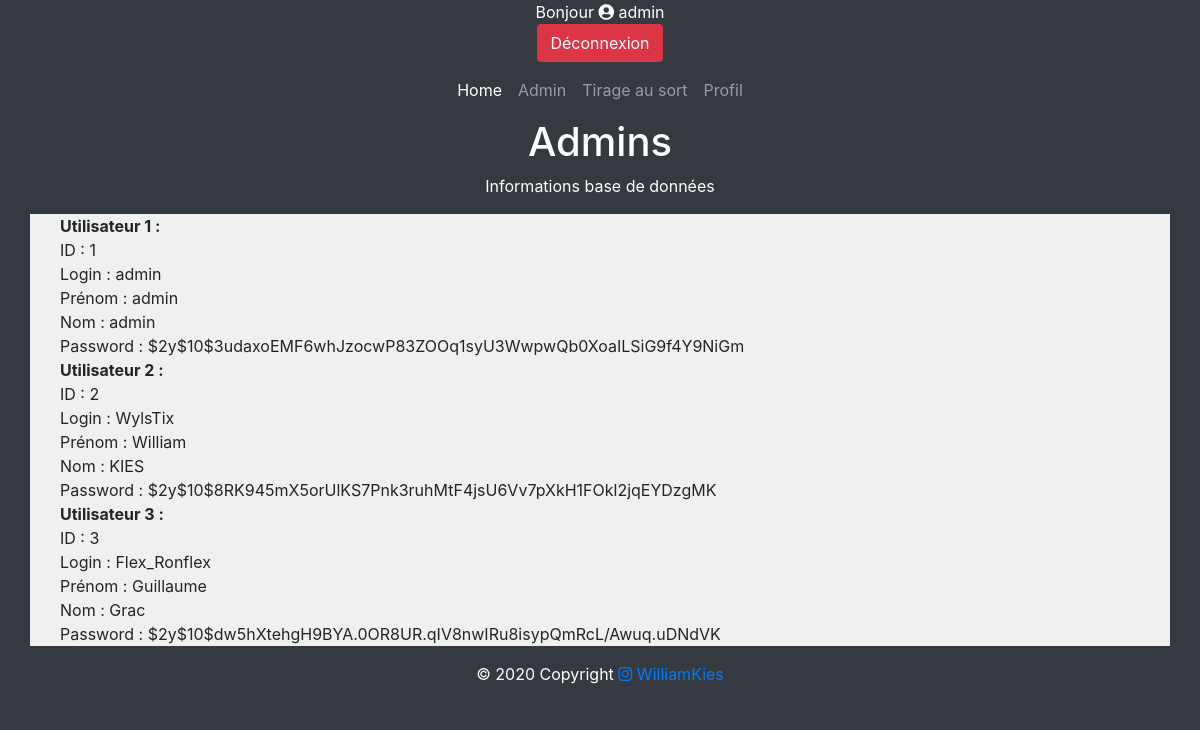
Page /php/admin.php (signed in) on the committed database.
### tables this page shows
CREATE TABLE IF NOT EXISTS `utilisateurs` (
  `id` int(11) NOT NULL AUTO_INCREMENT,
  `login` varchar(255) NOT NULL,
  `prenom` varchar(255) NOT NULL,
  `nom` varchar(255) NOT NULL,
  `password` varchar(255) NOT NULL,
  PRIMARY KEY (`id`)
);

### php/admin.php (the view, shortened to what this page needs)
<?php
$db = mysqli_connect('localhost', 'root', '', 'moduleconnexion');
?>
<!DOCTYPE html>
<html lang="fr">
    <head>
        <link rel="stylesheet" href="../css/bootstrap.min.css">
        <link rel="stylesheet" href="../css/style.css">
        <link rel="stylesheet" href="../css/admin.css">
        <link rel="stylesheet" href="https://cdnjs.cloudflare.com/ajax/libs/font-awesome/5.15.1/css/all.min.css">
    </head>
    <body>
        <header>
            <section class="text-center container-fluid" style="background-color: #343a40; color: #fff;">
                <?php if (isset($_SESSION['id'])){ echo 'Bonjour <i class="fas fa-user-circle"></i> ' . $_SESSION['login'] . '<br /><form method="POST" action="admin.php"><input type="submit" name="logout" value="Déconnexion" class="btn btn-danger"></form>';} ?>
            </section>
            <nav class="navbar navbar-expand-lg navbar-dark bg-dark">
                <section class="container">
                    <section class="collapse navbar-collapse" id="leadUIDemoNav-3">
                        <ul class="navbar-nav mx-auto mt-2 mt-lg-0">
                            <li class="nav-item"><a class="nav-link active" href="../index.php">Home</a></li>
                            <?php
                                if (isset($_SESSION['id'])){
                                    if ($_SESSION['id'] == 1){
                                        echo '<li class="nav-item"><a class="nav-link" href="admin.php">Admin</a></li>';
                                    }
                                }
                            ?>
                            <li class="nav-item"><a class="nav-link" href="sort.php">Tirage au sort</a></li>
                            <li class="nav-item"><a class="nav-link" href="profil.php">Profil</a></li>
                        </ul>
                    </section>
                </section>
            </nav>
        </header>
        <main>
            <article>
                <section class="container-fluid text-center">
                    <h1>Admins</h1>
                    <p>Informations base de données</p>
                    <section class="container text-center" style="background-color: #f0f0f0;">
                        <?php
                            $check_db = mysqli_query($db,"SELECT * FROM utilisateurs");
                            while($db_list = mysqli_fetch_assoc($check_db)){
                                echo '<section class="container table-style"><table><thead><th>Utilisateur ' . $db_list['id'] . ' :</th></thead>';
                                echo '<tbody><tr><td>ID : ' . $db_list['id'] . '</td></tr><tr><td>Login : ' . $db_list['login'] . '</td></tr><tr><td>Prénom : ' . $db_list['prenom'] . '</td></tr><tr><td>Nom : ' . $db_list['nom'] . '</td></tr><tr><td>Password : ' . $db_list['password'] . '</td></tr></tbody></table></section>';
                            }
                        ?>
                    </section>
                </section>
            </article>
        </main>
    <footer class="page-footer font-small">
        <section class="footer-copyright text-center py-3">© 2020 Copyright
            <a href="https://www.instagram.com/william_ksii/" target="_blank"><i class="fab fa-instagram"></i> WilliamKies</a>
        </section>
    </footer>
    </body>
</html>

### css/style.css (style rules this page uses)
* { margin: 0; padding: 0; box-sizing: border-box; }
html { scroll-behavior: smooth; }
.page-footer { background-color: #343a40; color: #fff; }

### css/admin.css (style rules this page uses)
* { margin: 0; padding: 0; box-sizing: border-box; }
html { scroll-behavior: smooth; }
body { background-color: #343a40; }
h1, p { color: #fff; }
.table-style { text-align: left; }

### rows in the picture
utilisateurs: id "1", login "admin", prenom "admin", nom "admin", password "$2y$10$3udaxoEMF6whJzocwP83ZOOq1syU3WwpwQb0XoaILSiG9f4Y9NiGm"
utilisateurs: id "2", login "WylsTix", prenom "William", nom "KIES", password "$2y$10$8RK945mX5orUlKS7Pnk3ruhMtF4jsU6Vv7pXkH1FOkl2jqEYDzgMK"
utilisateurs: id "3", login "Flex_Ronflex", prenom "Guillaume", nom "Grac", password "$2y$10$dw5hXtehgH9BYA.0OR8UR.qIV8nwIRu8isypQmRcL/Awuq.uDNdVK"

### other values in the picture
$_SESSION['login'] "admin"
